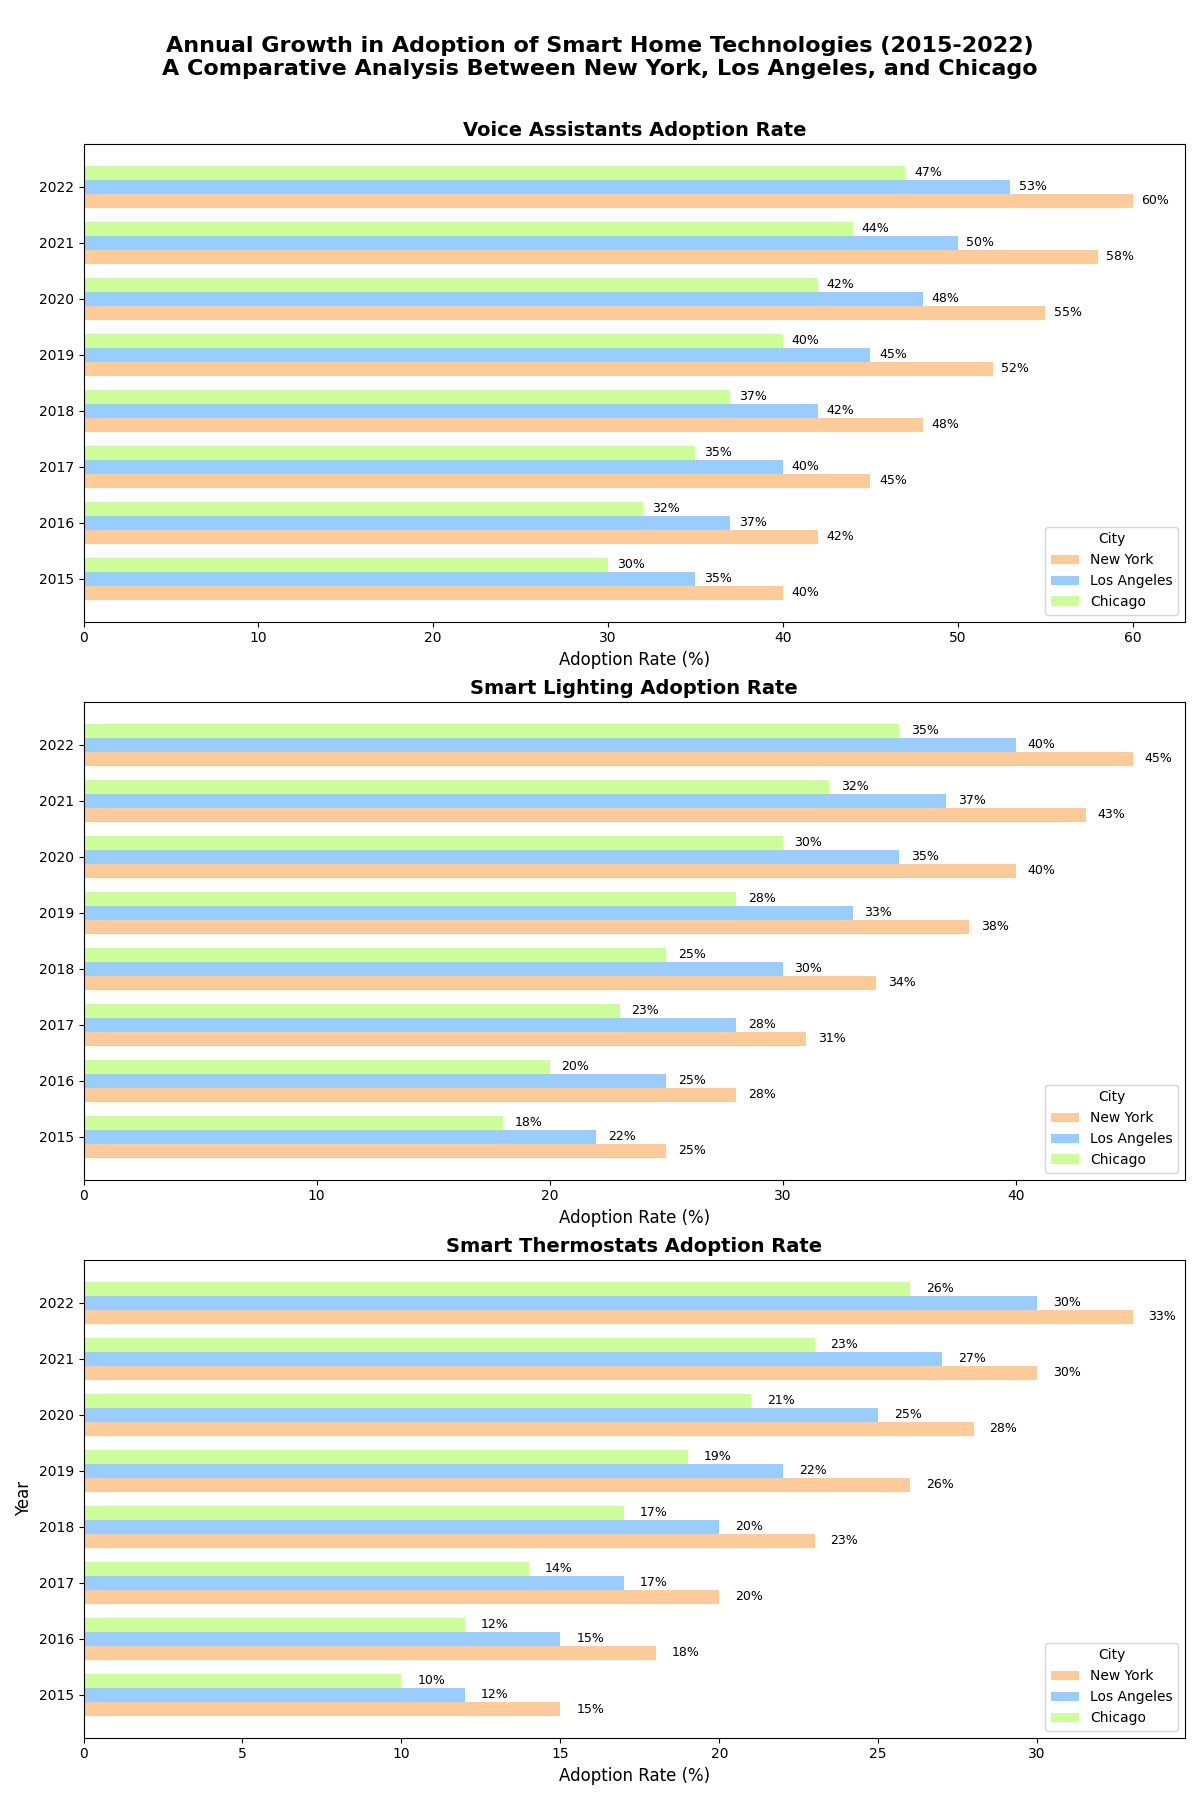

Source code (Python):
import matplotlib.pyplot as plt
import numpy as np

years = np.arange(2015, 2023)
cities = ['New York', 'Los Angeles', 'Chicago']

voice_assistants = np.array([
    [40, 42, 45, 48, 52, 55, 58, 60],
    [35, 37, 40, 42, 45, 48, 50, 53],
    [30, 32, 35, 37, 40, 42, 44, 47]
])

smart_lighting = np.array([
    [25, 28, 31, 34, 38, 40, 43, 45],
    [22, 25, 28, 30, 33, 35, 37, 40],
    [18, 20, 23, 25, 28, 30, 32, 35]
])

smart_thermostats = np.array([
    [15, 18, 20, 23, 26, 28, 30, 33],
    [12, 15, 17, 20, 22, 25, 27, 30],
    [10, 12, 14, 17, 19, 21, 23, 26]
])

fig, axs = plt.subplots(3, 1, figsize=(12, 18), sharey=True)

bar_width = 0.25
position = np.arange(len(years))
new_colors = ['#ffcc99', '#99ccff', '#ccff99']  # Changed color set
titles = ['Voice Assistants Adoption Rate', 'Smart Lighting Adoption Rate', 'Smart Thermostats Adoption Rate']

for i, data in enumerate([voice_assistants, smart_lighting, smart_thermostats]):
    city1 = axs[i].barh(position - bar_width, data[0], bar_width, label=cities[0], color=new_colors[0])
    city2 = axs[i].barh(position, data[1], bar_width, label=cities[1], color=new_colors[1])
    city3 = axs[i].barh(position + bar_width, data[2], bar_width, label=cities[2], color=new_colors[2])
    
    for bar in city1 + city2 + city3:
        xval = bar.get_width()
        axs[i].text(xval + 0.5, bar.get_y() + bar.get_height()/2.0, f"{xval}%", va='center', fontsize=9)

    axs[i].set_title(titles[i], fontsize=14, fontweight='bold')
    axs[i].set_xlabel('Adoption Rate (%)', fontsize=12)
    axs[i].legend(title='City', fontsize=10, loc='lower right')

axs[-1].set_yticks(position)
axs[-1].set_yticklabels(years)
axs[-1].set_ylabel('Year', fontsize=12)

plt.tight_layout()
fig.suptitle('Annual Growth in Adoption of Smart Home Technologies (2015-2022)\nA Comparative Analysis Between New York, Los Angeles, and Chicago',
             fontsize=16, fontweight='bold')
fig.subplots_adjust(top=0.92)

plt.show()
